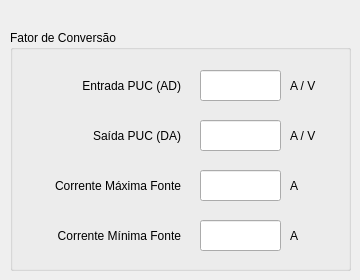
       <widget class="QWidget" name="tab_10">
        <attribute name="title">
         <string>Configurações</string>
        </attribute>
        <widget class="QGroupBox" name="groupBox_18">
         <property name="geometry">
          <rect>
           <x>10</x>
           <y>30</y>
           <width>341</width>
           <height>241</height>
          </rect>
         </property>
         <property name="title">
          <string>Fator de Conversão</string>
         </property>
         <widget class="QLineEdit" name="Fator_Entrada">
          <property name="geometry">
           <rect>
            <x>190</x>
            <y>40</y>
            <width>81</width>
            <height>31</height>
           </rect>
          </property>
         </widget>
         <widget class="QLineEdit" name="Fator_Saida">
          <property name="geometry">
           <rect>
            <x>190</x>
            <y>90</y>
            <width>81</width>
            <height>31</height>
           </rect>
          </property>
          <property name="text">
           <string/>
          </property>
         </widget>
         <widget class="QLabel" name="label_98">
          <property name="geometry">
           <rect>
            <x>40</x>
            <y>40</y>
            <width>131</width>
            <height>31</height>
           </rect>
          </property>
          <property name="text">
           <string>Entrada PUC (AD)</string>
          </property>
          <property name="alignment">
           <set>Qt::AlignRight|Qt::AlignTrailing|Qt::AlignVCenter</set>
          </property>
         </widget>
         <widget class="QLabel" name="label_99">
          <property name="geometry">
           <rect>
            <x>50</x>
            <y>90</y>
            <width>121</width>
            <height>31</height>
           </rect>
          </property>
          <property name="text">
           <string>Saída PUC (DA)</string>
          </property>
          <property name="alignment">
           <set>Qt::AlignRight|Qt::AlignTrailing|Qt::AlignVCenter</set>
          </property>
         </widget>
         <widget class="QLabel" name="label_101">
          <property name="geometry">
           <rect>
            <x>280</x>
            <y>40</y>
            <width>41</width>
            <height>31</height>
           </rect>
          </property>
          <property name="text">
           <string>A / V</string>
          </property>
         </widget>
         <widget class="QLabel" name="label_102">
          <property name="geometry">
           <rect>
            <x>280</x>
            <y>90</y>
            <width>41</width>
            <height>31</height>
           </rect>
          </property>
          <property name="text">
           <string>A / V</string>
          </property>
         </widget>
         <widget class="QLineEdit" name="Corrente_Maxima_Fonte">
          <property name="geometry">
           <rect>
            <x>190</x>
            <y>140</y>
            <width>81</width>
            <height>31</height>
           </rect>
          </property>
          <property name="text">
           <string/>
          </property>
         </widget>
         <widget class="QLabel" name="label_125">
          <property name="geometry">
           <rect>
            <x>280</x>
            <y>140</y>
            <width>41</width>
            <height>31</height>
           </rect>
          </property>
          <property name="text">
           <string>A</string>
          </property>
         </widget>
         <widget class="QLabel" name="label_126">
          <property name="geometry">
           <rect>
            <x>0</x>
            <y>140</y>
            <width>171</width>
            <height>31</height>
           </rect>
          </property>
          <property name="text">
           <string>Corrente Máxima Fonte</string>
          </property>
          <property name="alignment">
           <set>Qt::AlignRight|Qt::AlignTrailing|Qt::AlignVCenter</set>
          </property>
         </widget>
         <widget class="QLineEdit" name="Corrente_Minima_Fonte">
          <property name="geometry">
           <rect>
            <x>190</x>
            <y>190</y>
            <width>81</width>
            <height>31</height>
           </rect>
          </property>
          <property name="text">
           <string/>
          </property>
         </widget>
         <widget class="QLabel" name="label_132">
          <property name="geometry">
           <rect>
            <x>280</x>
            <y>190</y>
            <width>41</width>
            <height>31</height>
           </rect>
          </property>
          <property name="text">
           <string>A</string>
          </property>
         </widget>
         <widget class="QLabel" name="label_133">
          <property name="geometry">
           <rect>
            <x>10</x>
            <y>190</y>
            <width>161</width>
            <height>31</height>
           </rect>
          </property>
          <property name="text">
           <string>Corrente Mínima Fonte</string>
          </property>
          <property name="alignment">
           <set>Qt::AlignRight|Qt::AlignTrailing|Qt::AlignVCenter</set>
          </property>
         </widget>
        </widget>
       </widget>
